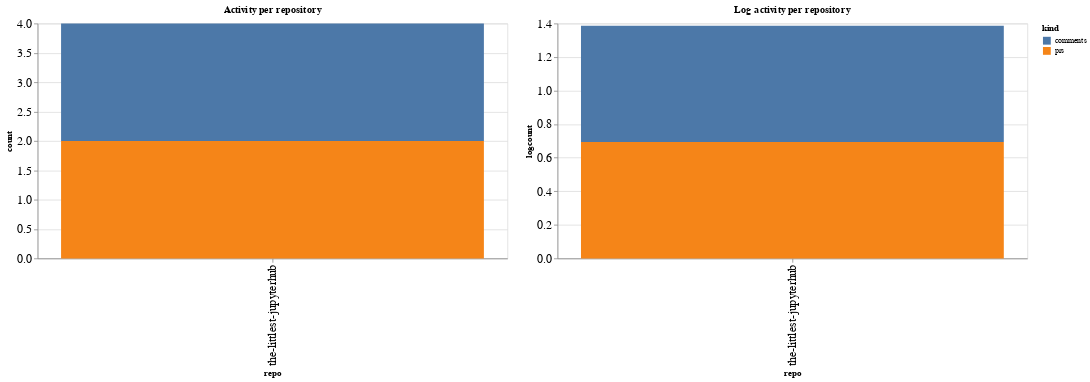

Source (notebook cell):
### Code cell
ch1 = alt.Chart(repo_summaries, width=600, title="Activity per repository").mark_bar().encode(
    x='repo',
    y='count',
    color='kind',
    tooltip="kind"
)

ch2 = alt.Chart(repo_summaries, width=600, title="Log activity per repository").mark_bar().encode(
    x='repo',
    y='logcount',
    color='kind',
    tooltip="kind"
)

ch1 | ch2

### Figure 1 — Vega-Lite specification as saved in the notebook (floating-point values rounded to 4 significant figures)
{"config": {"axisLeft": {"labelFontSize": 15}, "axisBottom": {"labelFontSize": 15}}, "hconcat": [{"mark": "bar", "encoding": {"color": {"type": "nominal", "field": "kind"}, "tooltip": {"type": "nominal", "field": "kind"}, "x": {"type": "nominal", "field": "repo"}, "y": {"type": "quantitative", "field": "count"}}, "title": "Activity per repository", "width": 600}, {"mark": "bar", "encoding": {"color": {"type": "nominal", "field": "kind"}, "tooltip": {"type": "nominal", "field": "kind"}, "x": {"type": "nominal", "field": "repo"}, "y": {"type": "quantitative", "field": "logcount"}}, "title": "Log activity per repository", "width": 600}], "data": {"name": "data-2e04dfd9c7ee8634a6ebcfba2ffb7d22"}, "$schema": "https://vega.github.io/schema/vega-lite/v4.8.1.json", "datasets": {"data-2e04dfd9c7ee8634a6ebcfba2ffb7d22": [{"repo": "the-littlest-jupyterhub", "kind": "comments", "count": 2, "logcount": 0.6931}, {"repo": "the-littlest-jupyterhub", "kind": "prs", "count": 2, "logcount": 0.6931}]}}
